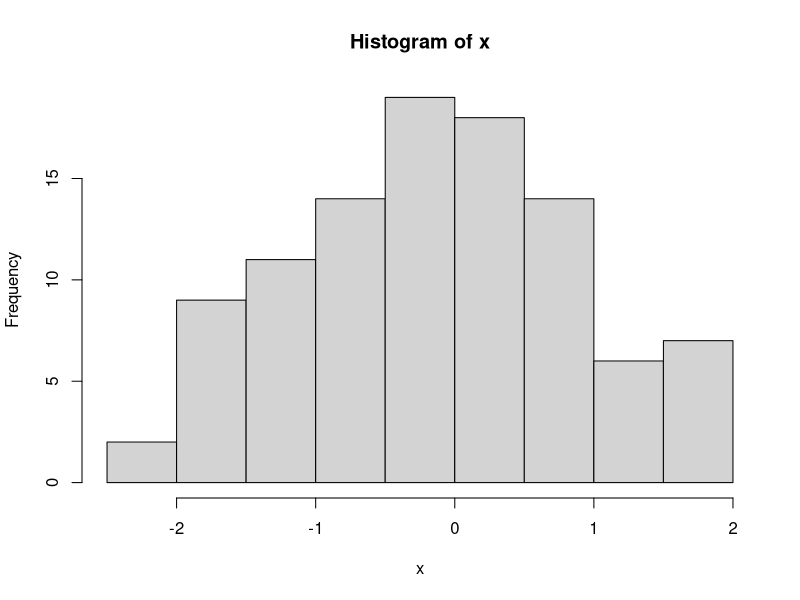

Write R code to recreate this figure.
## ---- chunk 1
x = rnorm(100)
hist(x)
head(x, 20)
